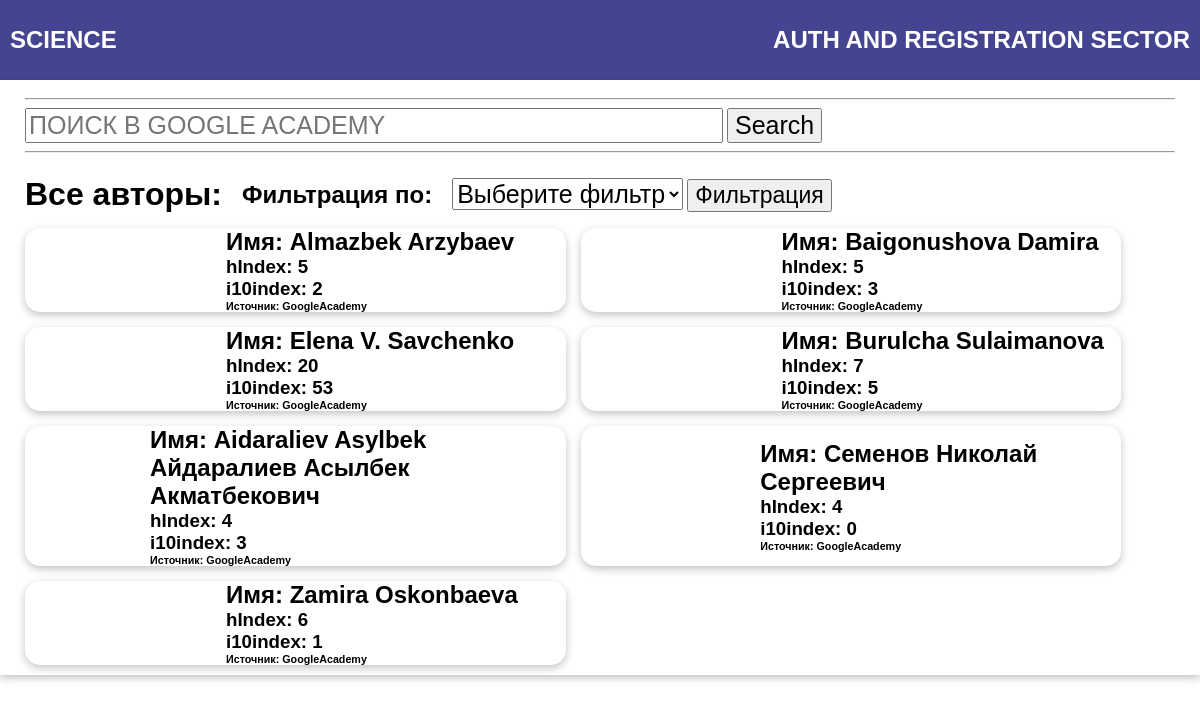
The page / on the database its author committed.
### tables this page shows
CREATE TABLE "authors" (
	"id"	INTEGER,
	"author_id_ga"	INTEGER,
	"name"	TEXT,
	"hindex"	INTEGER,
	"i10index"	INTEGER,
	"imgUrl"	TEXT,
	"resource"	TEXT,
	PRIMARY KEY("id" AUTOINCREMENT)
);

### app.py (the view)
@app.route("/")
def index_page():
    dataPage = DBHelper.select_all_authors()
    return render_template("index.html", datas=dataPage)

### DBHelper.py (called while the page is built)
def create_connection(db_file):
    conn = None
    try:
        conn = sqlite3.connect(db_file)
    except Error as e:
        print(e)
    return conn

def select_all_authors():
    conn = create_connection(database)
    cur = conn.cursor()
    cur.execute("SELECT * FROM authors")
    return cur.fetchall()

### templates/index.html (shortened to what this page needs)
{% extends "base.html" %}
{% block content %}
<div class="filter">
    <h1>Все авторы:</h1>
    <h2>Фильтрация по:</h2>
    <form action="/filter/" method="get">
        <select name="select">
            <option value="def" {{sess}}>Выберите фильтр</option>
        </select>
        <button type="submit" style="font-size: 23px">Фильтрация</button>
    </form>
</div>
<div class="cards">
    {% for d in datas %}
    <div class="card">
        <div>
            <h2>Имя: {{d[2]}}</h2>
            <h3>hIndex: {{d[3]}}</h3>
            <h3>i10index: {{d[4]}}</h3>
            <h6>Источник: {{d[6]}}</h6>
        </div>
    </div>
    {% endfor %}
</div>
{% endblock %}

### templates/base.html (shortened to what this page needs)
<!doctype html>
<html lang="en">
<head>
    <link rel="stylesheet" type="text/css" href="{{ url_for('static',filename='styles/style.css') }}">
</head>
<body>
<div class="navbar">
    <h2 style="padding: 10px">
        <a href="/" style="color: white; text-decoration: none;">SCIENCE</a>
    </h2>
    <h2 style="padding: 10px">AUTH AND REGISTRATION SECTOR</h2>
</div>
<div class="container">
    <hr>
    <form action="/searchName/" method="get">
        <input type="text" name="name" id="" style="width: 60%; font-size: 25px" placeholder="ПОИСК В GOOGLE ACADEMY">
        <input type="submit" value="Search" style="font-size: 25px">
    </form>
    <hr>
    {% block content %}
    {% endblock %}
</div>
</body>
</html>

### static/styles/style.css (style rules this page uses)
body { margin: 0; padding: 0; }
h1, h2 , h3, h4, h5, h6 { margin: 0; padding: 0; font-family: sans-serif; }
.navbar { width: 100%; height: 80px; background-color: #444490; display: flex; justify-content: space-between; align-items: center; color: white; }
.container { max-width: 1280px; margin: 0 auto; background: white; padding: 10px 25px; box-shadow: rgb(0 0 0 / 24%) 0px 3px 8px; }
.cards { display: flex; flex-direction: row; gap: 15px; flex-wrap: wrap; }
.card { width: 47%; display: flex; align-items: center; gap: 21px; box-shadow: rgb(0 0 0 / 24%) 0px 3px 8px; border-radius: 15px; }
.filter { display: flex; align-items: center; gap: 20px; padding: 15px 0px; }
.filter select { font-size: 25px; }

### rows shown on the page
authors: name "Almazbek Arzybaev", hindex "5", i10index "2", resource "GoogleAcademy"
authors: name "Baigonushova Damira", hindex "5", i10index "3", resource "GoogleAcademy"
authors: name "Elena V. Savchenko", hindex "20", i10index "53", resource "GoogleAcademy"
authors: name "Burulcha Sulaimanova", hindex "7", i10index "5", resource "GoogleAcademy"
authors: name "Aidaraliev Asylbek Айдаралиев Асылбек Акматбекович", hindex "4", i10index "3", resource "GoogleAcademy"
authors: name "Семенов Николай Сергеевич", hindex "4", i10index "0", resource "GoogleAcademy"
authors: name "Zamira Oskonbaeva", hindex "6", i10index "1", resource "GoogleAcademy"
